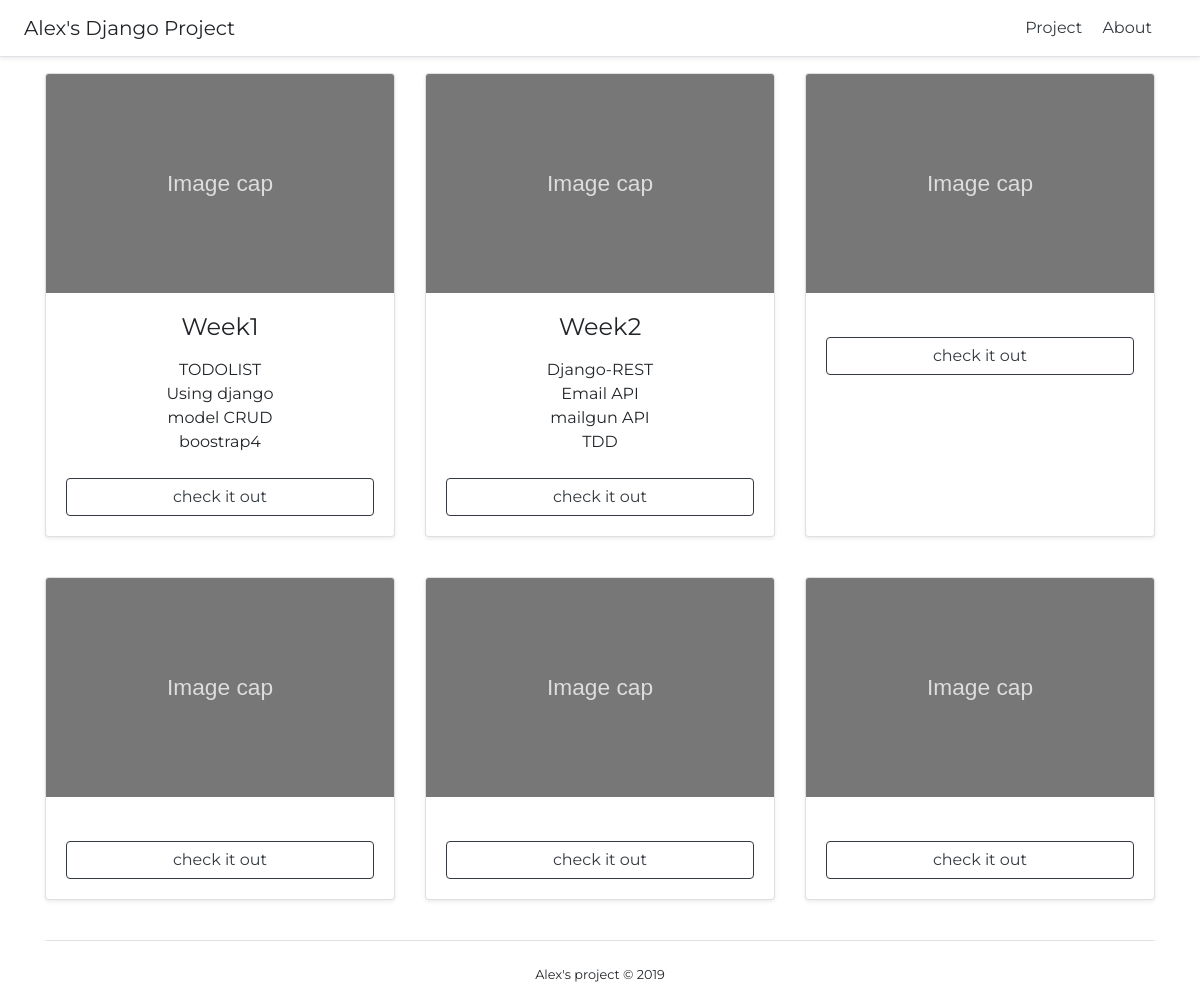
The page / on the database its author committed.
### main/models.py (models this page shows)
class Article(models.Model):
    title = models.CharField(max_length=100)
    content = models.TextField(blank=True)
    photo = models.URLField(blank=True)
    tag1 = models.CharField(max_length=100)
    tag2 = models.CharField(max_length=100)
    tag3 = models.CharField(max_length=100)
    tag4 = models.CharField(max_length=100)
    created_at = models.DateTimeField(auto_now_add=True)
    uri = models.TextField(blank=True)

### main/views.py (the view)
# urls.py: path('', views.index),
def index(request):
    return render(request, 'index/index.html', {
        'Articles': Article.objects.all(),
    })

### templates/index/index.html
{% extends 'index/base.html' %}
{% load static %}
{% block content %}
<div class="container">
    {% for Article in Articles %}
        {% if forloop.counter0|divisibleby:3 %}
        <div class="card-deck mb-3 text-center">
        {% endif %}
            <div class="card mb-4 shadow-sm">
                <img class="card-img-top" src="{% static 'images/png.svg' %}" alt="Card image cap">
                <div class="card-body">
                    <h4 class="my-0 font-weight-normal">{{ Article.title }}</h4>
                    <ul class="list-unstyled mt-3 mb-4">
                        <li>{{ Article.tag1 }}</li>
                        <li>{{ Article.tag2 }}</li>
                        <li>{{ Article.tag3 }}</li>
                        <li>{{ Article.tag4 }}</li>
                    </ul>
                    <a class="btn btn btn-md btn-block btn-outline-dark" href="{{ Article.uri }}" role="button">check it out</a>
                </div>
            </div>
        {% if forloop.counter|divisibleby:3 %}
        </div>
        {% endif %}
    {% endfor %}
</div>
{% endblock %}

### templates/index/base.html (style rules this page uses)
body { font-family: 'Montserrat', sans-serif; }

### rows shown on the page
Article: title "Week1", tag1 "TODOLIST", tag2 "Using django", tag3 "model CRUD", tag4 "boostrap4"
Article: title "Week2", tag1 "Django-REST", tag2 "Email API", tag3 "mailgun API", tag4 "TDD"
